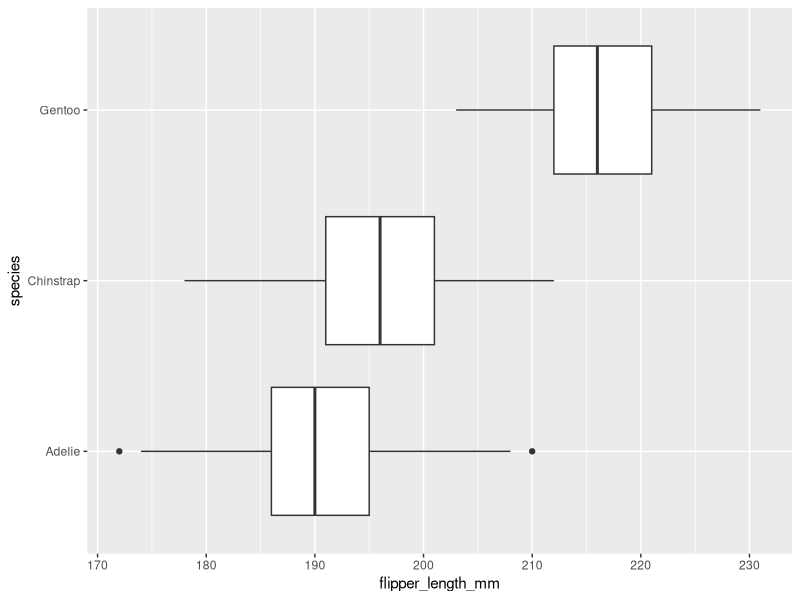
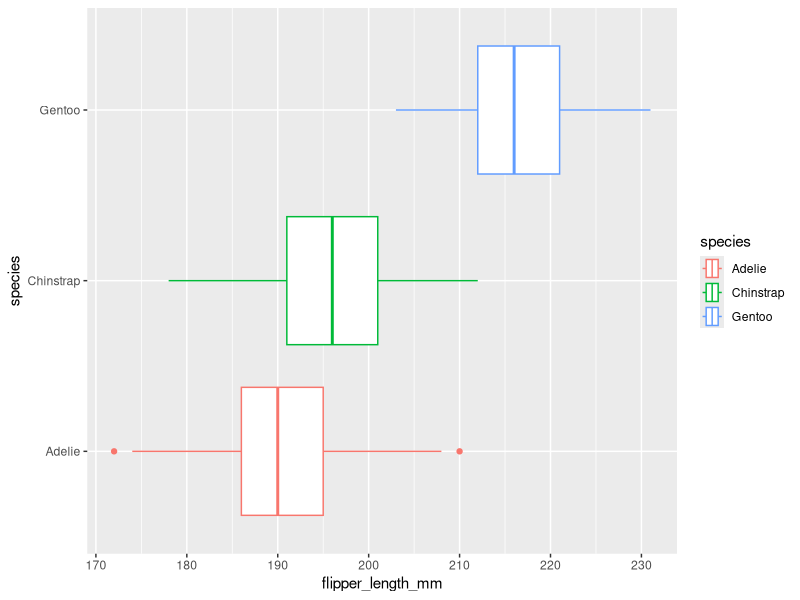
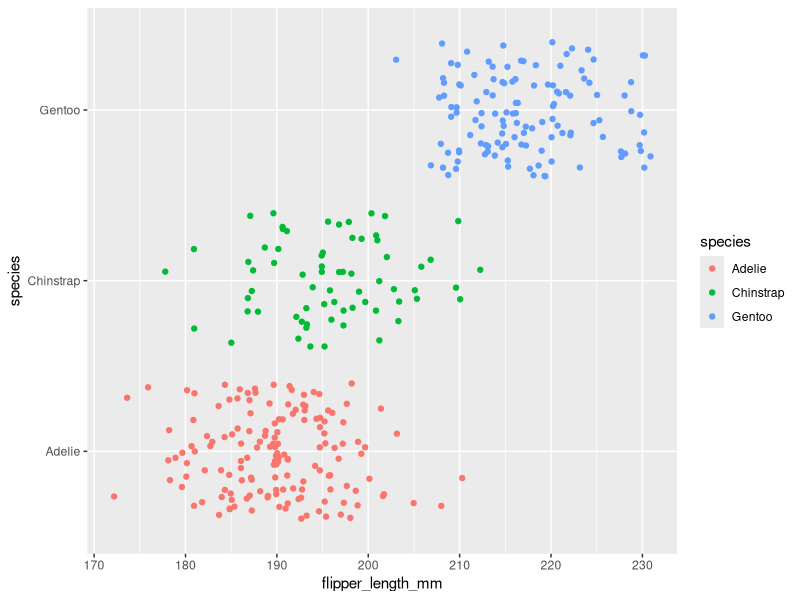

Here is the R script that generated these plots, in order:
## ---- chunk 1
knitr::opts_chunk$set(error = TRUE)
## ---- chunk 2
library(palmerpenguins)
penguins
## ---- chunk 3
library(ggplot2)
## ---- chunk 4
ggplot(data = penguins, mapping = aes(x = flipper_length_mm, y = species)) +
  geom_boxplot()
## ---- chunk 5
ggplot(data = penguins, mapping = aes(x = flipper_length_mm, y = species, color = species)) +
  geom_boxplot()
## ---- chunk 6
ggplot(data = penguins, mapping = aes(x = flipper_length_mm, y = species, color = species)) +
  geom_jitter()
## ---- chunk 7

## ---- chunk 8

## ---- chunk 9

## ---- chunk 10

## ---- chunk 11

## ---- chunk 12

## ---- chunk 13

## ---- chunk 14

